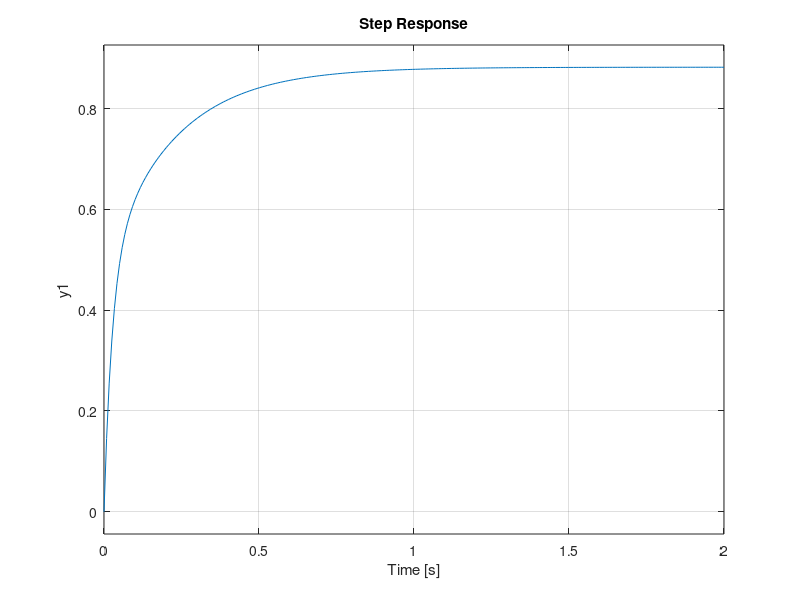

Recreate this plot in MATLAB.
J = 0.01;
b = 0.1;
K = 0.01;
R = 1;
L = 0.5;

Kp = 75;
Kd = 10;

num = K;
den = [J*L (J*R+b*R) (b*R + K*K)];

num_ct = [Kd Kp]

sys = tf(num, den);
sys_ct = tf(num_ct, [1]);
sys_cl = feedback(sys_ct*sys, 1);

step(sys_cl)
   